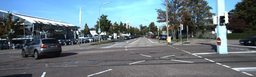
#> input picture exercisepaper10/images/KITTI14_31_left.png, 256 x 77 px, shrunk from 1242 x 375 before the run
$ python exercise1.py
#> lines starting #> are read from the running program, lines starting #| are printed output that depends on the picture
import pathlib
import numpy as np
import cv2

show_img = False
f = 721.5
fx = f
fy = f
cx = 690.5
cy = 172.8

K = np.array([
    [fx,  0, cx],
    [0,  fy, cy],
    [0,   0,  1],
], dtype=float)

tx = baseline = 0.54  # meter

R = np.eye(3, dtype=float)
t = np.array([tx, 0, 0], dtype=float).reshape(3, 1)


ply_header = '''ply
format ascii 1.0
element vertex %(vert_num)d
property float x
property float y
property float z
property uchar red
property uchar green
property uchar blue
end_header
'''


def to_homogeneous(x):
    return np.hstack((x, np.ones(1, dtype=x.dtype)))


def from_homogeneous(x):
    return x[:-1]/x[-1]


def to_pointcloud_with_color(img, depth):
    result = []
    height = img.shape[0]
    max = depth.max() - 0.1
    for y in range(0, img.shape[0]):
        for x in range(0, img.shape[1]):
            color = img[y][x]
            z = depth[y][x]
            Y = height - y
            if z < max:
                X = ((x - cx) * z) / fx
                Y = ((Y - cy) * z) / fy
                result.append([X, Y, -z, color[2], color[1], color[0]])
    return result

def write_ply(file, colored_pointcloud):

    with open(file, 'w') as f:

        f.write(ply_header % dict(vert_num=len(colored_pointcloud)))
        np.savetxt(f, colored_pointcloud, '%f %f %f %d %d %d')

def project_pointcloud_to_image(colored_pointcloud, image_shape, K, R, t):
    P = np.matmul(K, np.hstack((R, t)))
    print("P", P)
    image = np.zeros(image_shape, dtype=np.uint8)
    for colored_point in colored_pointcloud:
        point3d = np.array(colored_point[0:3])
        #print("point3d", point3d)
        color_rgb = np.array(colored_point[3:6])
        color_bgr = color_rgb[::-1]
        Xh = to_homogeneous(point3d)
        #print("Xh", Xh)
        xh = np.matmul(P, Xh)
        #print("xh", xh)
        x = from_homogeneous(xh)
        # print("x",x)
        if 0 <= x[1] <= image_shape[0] and 0 <= x[0] <= image_shape[1]:
            image[int(x[1])][int(x[0])] = color_bgr
    return image


output_dir = 'output'
img1 = cv2.imread('images/KITTI14_31_left.png')
#> img1 is the input picture: shape (77, 256, 3); mean B, G, R 125.9, 118.5, 103.5
img2 = cv2.imread('images/KITTI14_31_right.png')
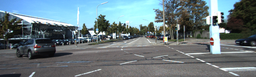
#> input picture exercisepaper10/images/KITTI14_31_right.png, 256 x 77 px, shrunk from 1242 x 375 before the run
#> img2 is the input picture: shape (77, 256, 3); mean B, G, R 126.5, 120.9, 105.2
image_shape = img1.shape
#> image_shape = (77, 256, 3)
pathlib.Path(output_dir).mkdir(parents=False, exist_ok=True)

# Exercise 1

y = 5
block_size = 12
min_disp = 1 # 0-10 Gibt minimale Disparität an
num_disp = 16 * y # Gibt maxinale Disparität an; immer vielfaches von 16

stereo = cv2.StereoSGBM_create(minDisparity=min_disp, numDisparities=num_disp, blockSize=block_size,
                               speckleWindowSize=100, speckleRange=1)
disparity = stereo.compute(img1, img2).astype(np.float32) / 16
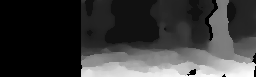
#> disparity: shape (77, 256) float32; min 0, max 14.38, mean 3.29; drawn with min black and max white

disparity_img = cv2.applyColorMap(disparity.astype(np.uint8), cv2.COLORMAP_JET)
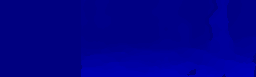
#> disparity_img: shape (77, 256, 3); mean B, G, R 140.3, 0, 0
cv2.imwrite(f'{output_dir}/reduced noise disparity y({y}) block_size({block_size}).png', disparity_img)

ftx = np.full(disparity.shape, f * tx, dtype=np.float32)
# ftx/disparity but set to zero where division by zero would occur
depth = np.divide(ftx, disparity, out=np.zeros_like(ftx), where=disparity != 0)
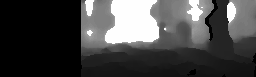
#> depth: shape (77, 256) float32; min 0, max 389.6, mean 107.5; drawn with min black and max white
#> ftx: shape (77, 256) float32; every value is 389.6

print(depth.min(), depth.max())
#| 0.0 389.61

depth_img = cv2.applyColorMap((depth * (1 / depth.max() * 255)).astype(np.uint8), cv2.COLORMAP_JET)
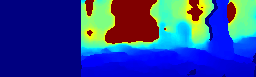
#> depth_img: shape (77, 256, 3); mean B, G, R 151.9, 67.5, 41.5
cv2.imwrite(f'{output_dir}/reduced noise depth y({y}) block_size({block_size}).png', depth_img)

colored_pointcloud = to_pointcloud_with_color(img1, depth)
#> in to_pointcloud_with_color, `max = depth.max() - 0.1`: max = 389.5
#> after the loop in to_pointcloud_with_color, `for y in range(0, img.shape[0]):`: result = 17374 items, first 6: [0, 0, 0, 95, 153, 228], [0, 0, 0, 95, 154, 228], [0, 0, 0, 95, 154, 231], [0, 0, 0, 96, 155, 232], [0, 0, 0, 97, 157, 234], [0, 0, 0, 97, 156, 234]
#> colored_pointcloud has the same summary as result in to_pointcloud_with_color

write_ply(f'{output_dir}/pointcloud.ply', colored_pointcloud)

translations = [
    np.array([0.0, 0.0, 0.0]),
    np.array([0.3, 0.3, 0.3]),
    np.array([0.6, 0.6, 0.6]),
    np.array([0.9, 0.9, 0.9]),
    np.array([1.2, 1.2, 1.2]),
]

for t in translations:
    print(t)
    def translate(point_and_color):
        point = np.array(point_and_color[0:3], dtype=float)
        color = np.array(point_and_color[3:])
        point += t
        return np.hstack((point, color))


    colored_pointcloud = list(map(translate, colored_pointcloud))
    # write_ply(f'{output_dir}/pointcloud t({t}).ply', colored_pointcloud)
    image = project_pointcloud_to_image(colored_pointcloud,
                                        image_shape,
                                        K,
                                        np.eye(3, dtype=float),
                                        np.array([tx, 0, 0], dtype=float).reshape(3, -1))
    print(image)
    print(image.shape)
    print(image.min())
    print(image.max())
    cv2.imwrite(f'{output_dir}/projected image t({t}).png', image)
    if show_img:
        cv2.imshow('projected image', image)
        cv2.waitKey(0)
#> this loop made 5 passes
#> (printed output is left out)
